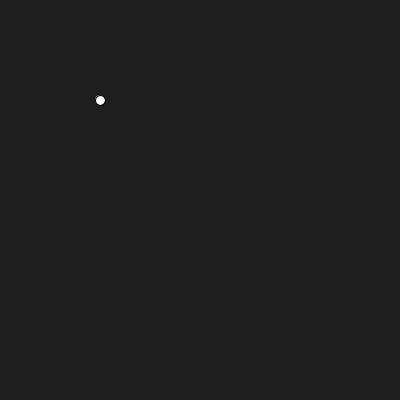
Frame 1 (no input)
Frame 60 (the mouse pressed at the canvas centre just before this capture): identical to frame 1, image omitted
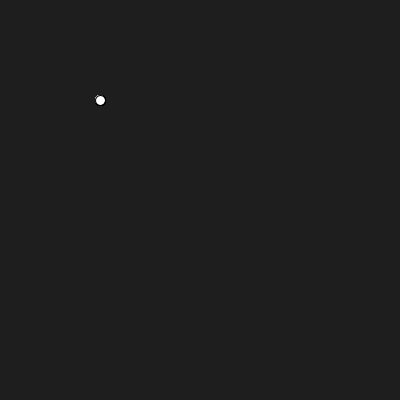
Frame 120 (the mouse held since frame 60 and released just before this capture)

The Processing sketch that drew these frames (run headless with seeded random() and noise(); from frame 60 on, the mouse is pressed at the canvas centre):

// Processing sketch: sketch_02
// ── sketch_02.pde

int x = 200;
int y = 200;

void setup() {
  size(400, 400);
}

void draw() {
  if(mouseX < 200 && mouseY < 200){
    background(30);
    x = 100;
    y = 100;
  }
  
  if(mouseX < 200 && mouseY > 200){
    background(0,0,255);
    x = 100;
    y = 300;
  }
  
  if(mouseX > 200 && mouseY < 200){
    background(0,255,0);
    x = 300;
    y = 100;
  }
  
  if(mouseX > 200 && mouseY > 200){
    background(255,0,0);
    x = 300;
    y = 300;
  }
  
  ellipse(x, y, 10, 10);
}
